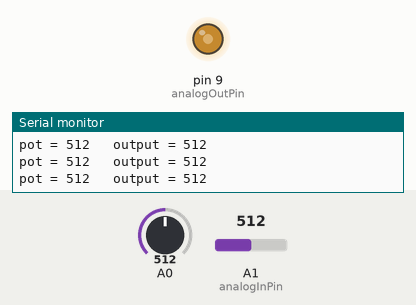
This sketch was run on a simulated Arduino Uno, built with avr-gcc and run on an emulated ATmega328P. On the bench: output pins drawn as LEDs (lit = HIGH), the last lines printed to the serial monitor. The inputs (shaded band) are chosen by the test bench; at power-on: A1 (analogInPin) = 512, A0 = 512.

Above: at 1.3 s.
1.4 s: A1 (analogInPin) set to 716
At 1.9 s:
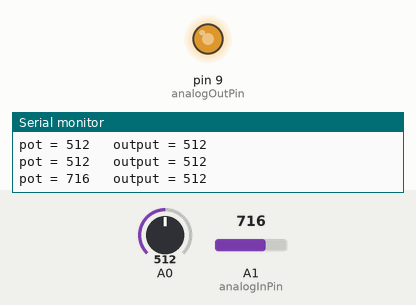
3.0 s: A1 (analogInPin) set to 900
At 4.2 s:
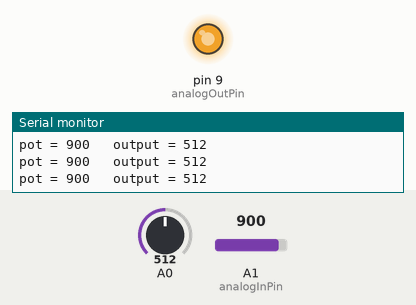
4.5 s: A1 (analogInPin) set to 122
At 5.5 s:
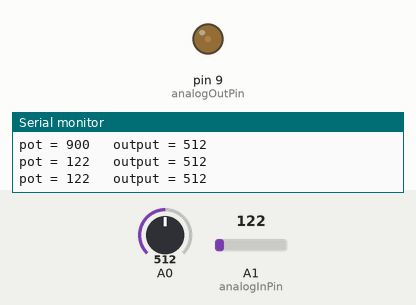
6.0 s: A1 (analogInPin) set to 0
At 6.7 s:
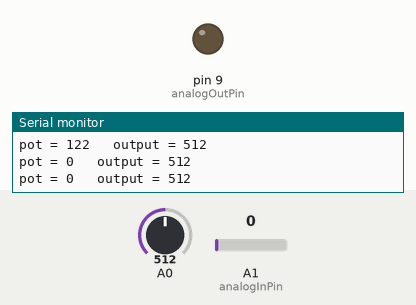
7.5 s: A1 (analogInPin) set to 511
At 8.0 s:
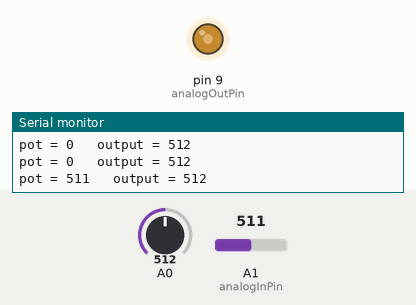
Timing chart, 0 to 10.0 s (numbered marks = the images above; inputs shaded):
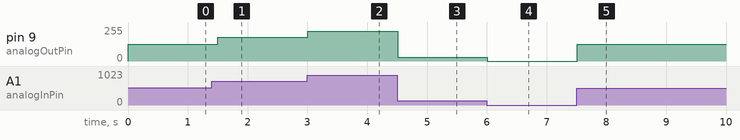

Measured:
- after the input at 1.4 s, pin 9 (analogOutPin): 127/255 → 178/255 after 0.10 s
- after the input at 3.0 s, pin 9 (analogOutPin): 178/255 → 224/255 at once
- after the input at 4.5 s, pin 9 (analogOutPin): 224/255 → 30/255 at once
- after the input at 6.0 s, pin 9 (analogOutPin): 30/255 → 0/255 at once
- after the input at 7.5 s, pin 9 (analogOutPin): 0/255 → 127/255 at once

The sketch:

open_loop.ino
```cpp
const int analogInPin = A1;
const int analogOutPin = 9;

int pot = 0;
int outputValue = 0;

int heater = 0;

void setup() {

  Serial.begin(9600);
}

void loop() {

  pot = analogRead(analogInPin);

  heater = analogRead(A0);

  outputValue = map(pot, 0, 1023, 0, 255);

  analogWrite(analogOutPin, outputValue);

  Serial.print("pot = ");
  Serial.print(pot);
  Serial.print("\t output = ");
  Serial.println(heater);


  delay(500);
}
```
